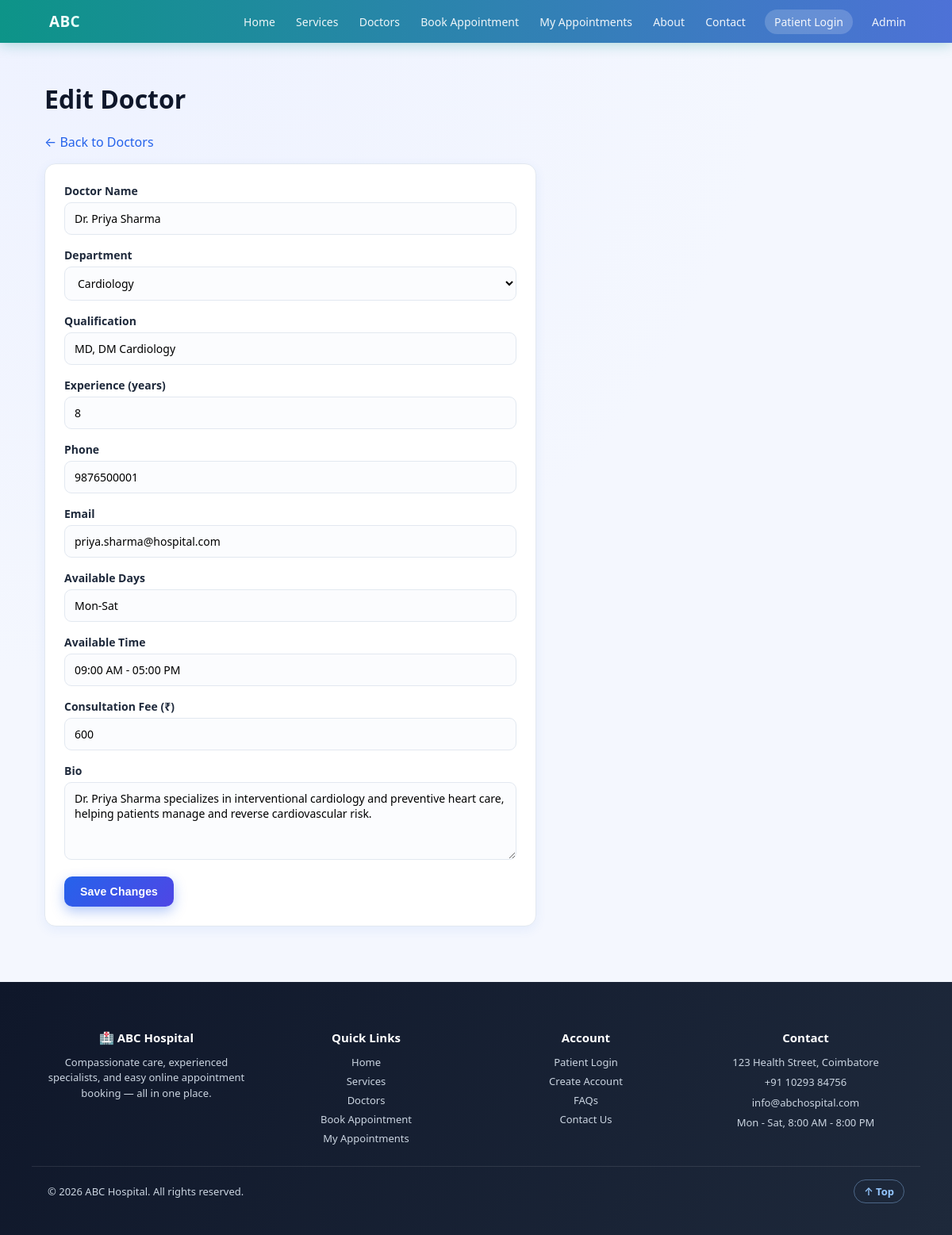
The page /admin/edit_doctor.php?id=1 (signed in) on the database its author committed.
### tables this page shows
CREATE TABLE doctors (
    doctor_id INTEGER PRIMARY KEY AUTOINCREMENT,
    name TEXT NOT NULL,
    department TEXT NOT NULL,
    qualification TEXT,
    experience INTEGER,
    phone TEXT,
    email TEXT,
    available_days TEXT,
    available_time TEXT
, bio TEXT, fee INTEGER);

### admin/edit_doctor.php (the view, shortened to what this page needs)
<?php
require __DIR__ . '/../database/connect.php';
$id = (int)($_GET['id'] ?? $_POST['doctor_id'] ?? 0);
$stmt = $pdo->prepare('SELECT * FROM doctors WHERE doctor_id = ?');
$stmt->execute([$id]);
$doctor = $stmt->fetch(PDO::FETCH_ASSOC);
require __DIR__ . '/../includes/header.php';
?>
<h1>Edit Doctor</h1>
<p><a href="doctors.php">&larr; Back to Doctors</a></p>
<form method="POST" action="edit_doctor.php?id=<?php echo $id; ?>">
    <div class="form-row"><label>Doctor Name</label><input type="text" name="name" value="<?php echo htmlspecialchars($doctor['name']); ?>" required></div>
    <div class="form-row">
        <label>Department</label>
        <select name="department" required>
            <?php foreach (DEPARTMENTS as $d): ?>
            <option value="<?php echo htmlspecialchars($d); ?>" <?php echo $doctor['department'] === $d ? 'selected' : ''; ?>><?php echo htmlspecialchars($d); ?></option>
            <?php endforeach; ?>
        </select>
    </div>
    <div class="form-row"><label>Qualification</label><input type="text" name="qualification" value="<?php echo htmlspecialchars($doctor['qualification']); ?>"></div>
    <div class="form-row"><label>Experience (years)</label><input type="number" name="experience" min="0" value="<?php echo htmlspecialchars($doctor['experience']); ?>" required></div>
    <div class="form-row"><label>Phone</label><input type="tel" name="phone" maxlength="10" value="<?php echo htmlspecialchars($doctor['phone']); ?>"></div>
    <div class="form-row"><label>Email</label><input type="email" name="email" value="<?php echo htmlspecialchars($doctor['email']); ?>"></div>
    <div class="form-row"><label>Available Days</label><input type="text" name="available_days" value="<?php echo htmlspecialchars($doctor['available_days']); ?>"></div>
    <div class="form-row"><label>Available Time</label><input type="text" name="available_time" value="<?php echo htmlspecialchars($doctor['available_time']); ?>"></div>
    <div class="form-row"><label>Consultation Fee (₹)</label><input type="number" name="fee" min="0" value="<?php echo htmlspecialchars($doctor['fee']); ?>"></div>
    <div class="form-row"><label>Bio</label><textarea name="bio" rows="4"><?php echo htmlspecialchars($doctor['bio']); ?></textarea></div>
    <button type="submit" class="btn btn-primary">Save Changes</button>
</form>
<?php require __DIR__ . '/../includes/footer.php'; ?>

### css/style.css (style rules this page uses)
:root { --blue:#2563EB; --blue2:#3B82F6; --blue-dark:#1E3A8A; --green:#10B981; --green2:#059669; --red:#EF4444; --bg:#F4F7FE; --card:#FFFFFF; --border:#E2E8F0; --text:#0F172A; --muted:#64748B; --shadow:0 4px 14px rgba(37,99,235,0.08); --shadow-lg:0 12px 32px rgba(15,23,42,0.12); --radius:14px; }
* { box-sizing:border-box; }
html { scroll-behavior:smooth; }
body { margin:0;font-family:'Segoe UI',-apple-system,Roboto,Arial,sans-serif; background:radial-gradient(circle at 10% 0%, #EEF2FF 0%, var(--bg) 45%); color:var(--text);animation:pageFade .5s ease both; }
a { color:var(--blue);text-decoration:none;transition:color .2s ease; }
.btn { display:inline-block;padding:11px 20px;border-radius:10px;border:none;cursor:pointer; font-size:14px;font-weight:700;letter-spacing:.2px;position:relative;overflow:hidden; transition:transform .18s ease, box-shadow .18s ease, filter .18s ease; }
.btn-primary { background:linear-gradient(135deg,var(--blue),#4F46E5);color:#fff;box-shadow:0 6px 16px rgba(37,99,235,0.35); }
form { background:var(--card);border:1px solid var(--border);border-radius:var(--radius);padding:24px; max-width:620px;box-shadow:var(--shadow); }
.form-row { margin-bottom:16px; }
label { display:block;font-weight:600;margin-bottom:5px;font-size:14px;color:#1E293B; }
input,select,textarea { width:100%;padding:10px 12px;border:1.5px solid var(--border);border-radius:9px;font-size:14px; font-family:inherit;transition:border-color .2s ease, box-shadow .2s ease;background:#FBFCFE; }

### rows shown on the page
doctors: name "Dr. Priya Sharma", department "Cardiology", qualification "MD, DM Cardiology", experience "8", phone "9876500001", email "priya.sharma@hospital.com", available_days "Mon-Sat", available_time "09:00 AM - 05:00 PM", fee "600", bio "Dr. Priya Sharma specializes in interventional cardiology and preventive heart care, helping patients manage and reverse cardiovascular risk."
